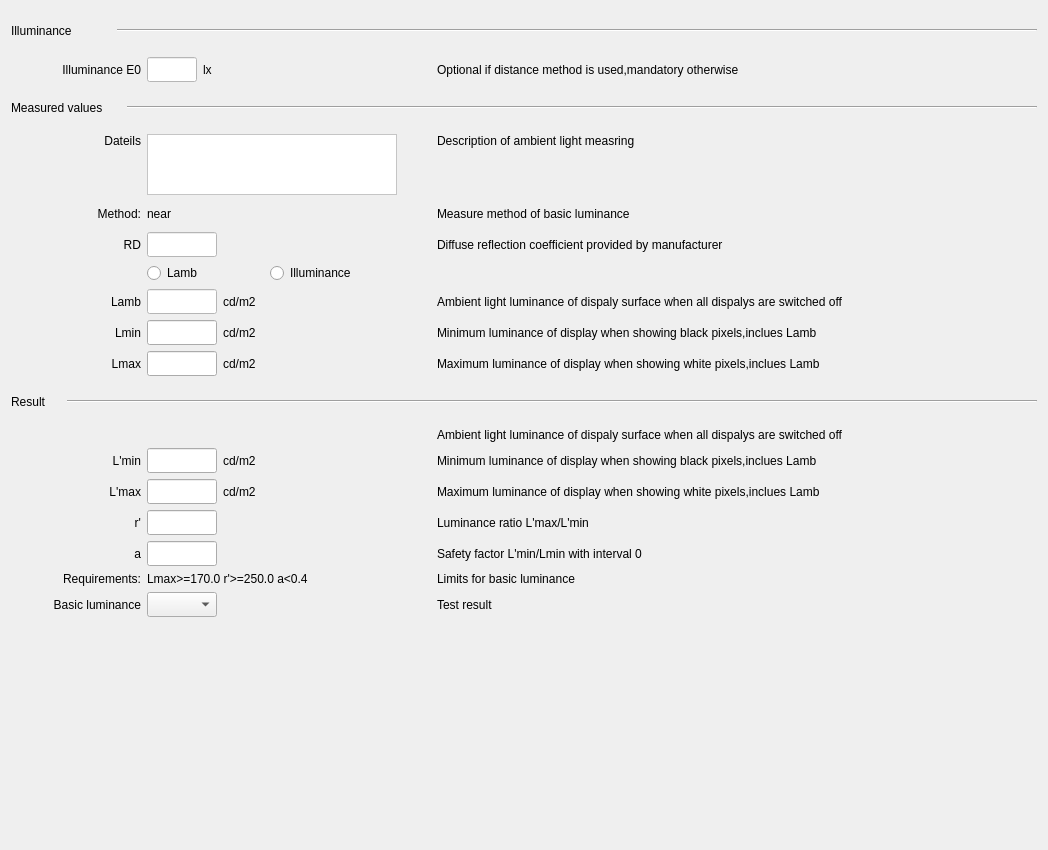
<?xml version="1.0" encoding="UTF-8"?>
<ui version="4.0">
 <class>BasicLuminance_Baseline_I</class>
 <widget class="QWidget" name="BasicLuminance_Baseline_I">
  <property name="geometry">
   <rect>
    <x>0</x>
    <y>0</y>
    <width>1048</width>
    <height>850</height>
   </rect>
  </property>
  <property name="windowTitle">
   <string>Form</string>
  </property>
  <layout class="QGridLayout" name="gridLayout">
   <item row="1" column="2">
    <widget class="QLabel" name="label_233">
     <property name="minimumSize">
      <size>
       <width>21</width>
       <height>0</height>
      </size>
     </property>
     <property name="maximumSize">
      <size>
       <width>21</width>
       <height>16777215</height>
      </size>
     </property>
     <property name="text">
      <string>lx</string>
     </property>
     <property name="alignment">
      <set>Qt::AlignLeading|Qt::AlignLeft|Qt::AlignVCenter</set>
     </property>
    </widget>
   </item>
   <item row="1" column="3">
    <spacer name="horizontalSpacer_68">
     <property name="orientation">
      <enum>Qt::Horizontal</enum>
     </property>
     <property name="sizeHint" stdset="0">
      <size>
       <width>101</width>
       <height>20</height>
      </size>
     </property>
    </spacer>
   </item>
   <item row="1" column="1">
    <widget class="QLineEdit" name="llluminanceE0_lineEdit">
     <property name="minimumSize">
      <size>
       <width>0</width>
       <height>25</height>
      </size>
     </property>
     <property name="maximumSize">
      <size>
       <width>50</width>
       <height>25</height>
      </size>
     </property>
     <property name="styleSheet">
      <string notr="true">background-color: rgb(255, 255, 255);</string>
     </property>
    </widget>
   </item>
   <item row="0" column="0" colspan="5">
    <layout class="QHBoxLayout" name="horizontalLayout">
     <item>
      <widget class="QLabel" name="label_231">
       <property name="minimumSize">
        <size>
         <width>81</width>
         <height>40</height>
        </size>
       </property>
       <property name="maximumSize">
        <size>
         <width>100</width>
         <height>40</height>
        </size>
       </property>
       <property name="text">
        <string>Illuminance</string>
       </property>
      </widget>
     </item>
     <item>
      <widget class="Line" name="line_20">
       <property name="orientation">
        <enum>Qt::Horizontal</enum>
       </property>
      </widget>
     </item>
    </layout>
   </item>
   <item row="2" column="0" colspan="5">
    <layout class="QHBoxLayout" name="horizontalLayout_2">
     <item>
      <widget class="QLabel" name="label_235">
       <property name="minimumSize">
        <size>
         <width>110</width>
         <height>40</height>
        </size>
       </property>
       <property name="maximumSize">
        <size>
         <width>110</width>
         <height>40</height>
        </size>
       </property>
       <property name="text">
        <string>Measured values</string>
       </property>
      </widget>
     </item>
     <item>
      <widget class="Line" name="line_21">
       <property name="orientation">
        <enum>Qt::Horizontal</enum>
       </property>
      </widget>
     </item>
    </layout>
   </item>
   <item row="1" column="4">
    <widget class="QLabel" name="label_234">
     <property name="minimumSize">
      <size>
       <width>600</width>
       <height>0</height>
      </size>
     </property>
     <property name="maximumSize">
      <size>
       <width>600</width>
       <height>16777215</height>
      </size>
     </property>
     <property name="text">
      <string>Optional if distance method is used,mandatory otherwise</string>
     </property>
    </widget>
   </item>
   <item row="3" column="0" colspan="5">
    <layout class="QGridLayout" name="gridLayout_9">
     <item row="0" column="4">
      <widget class="QLabel" name="label_237">
       <property name="minimumSize">
        <size>
         <width>600</width>
         <height>61</height>
        </size>
       </property>
       <property name="maximumSize">
        <size>
         <width>600</width>
         <height>61</height>
        </size>
       </property>
       <property name="text">
        <string>Description of ambient light measring</string>
       </property>
       <property name="alignment">
        <set>Qt::AlignLeading|Qt::AlignLeft|Qt::AlignTop</set>
       </property>
      </widget>
     </item>
     <item row="5" column="2">
      <widget class="QLabel" name="label_246">
       <property name="minimumSize">
        <size>
         <width>41</width>
         <height>0</height>
        </size>
       </property>
       <property name="maximumSize">
        <size>
         <width>41</width>
         <height>16777215</height>
        </size>
       </property>
       <property name="text">
        <string>cd/m2</string>
       </property>
      </widget>
     </item>
     <item row="6" column="0">
      <widget class="QLabel" name="label_254">
       <property name="minimumSize">
        <size>
         <width>130</width>
         <height>0</height>
        </size>
       </property>
       <property name="maximumSize">
        <size>
         <width>130</width>
         <height>16777215</height>
        </size>
       </property>
       <property name="text">
        <string>Lmax</string>
       </property>
       <property name="alignment">
        <set>Qt::AlignRight|Qt::AlignTrailing|Qt::AlignVCenter</set>
       </property>
      </widget>
     </item>
     <item row="5" column="3">
      <spacer name="horizontalSpacer_71">
       <property name="orientation">
        <enum>Qt::Horizontal</enum>
       </property>
       <property name="sizeHint" stdset="0">
        <size>
         <width>40</width>
         <height>20</height>
        </size>
       </property>
      </spacer>
     </item>
     <item row="2" column="0">
      <widget class="QLabel" name="label_240">
       <property name="minimumSize">
        <size>
         <width>130</width>
         <height>0</height>
        </size>
       </property>
       <property name="maximumSize">
        <size>
         <width>130</width>
         <height>16777215</height>
        </size>
       </property>
       <property name="text">
        <string>RD</string>
       </property>
       <property name="alignment">
        <set>Qt::AlignRight|Qt::AlignTrailing|Qt::AlignVCenter</set>
       </property>
      </widget>
     </item>
     <item row="6" column="2">
      <widget class="QLabel" name="label_248">
       <property name="minimumSize">
        <size>
         <width>41</width>
         <height>0</height>
        </size>
       </property>
       <property name="maximumSize">
        <size>
         <width>41</width>
         <height>16777215</height>
        </size>
       </property>
       <property name="text">
        <string>cd/m2</string>
       </property>
      </widget>
     </item>
     <item row="4" column="1">
      <widget class="QLineEdit" name="Labm_lineEdit">
       <property name="minimumSize">
        <size>
         <width>70</width>
         <height>25</height>
        </size>
       </property>
       <property name="maximumSize">
        <size>
         <width>70</width>
         <height>25</height>
        </size>
       </property>
       <property name="styleSheet">
        <string notr="true">background-color: rgb(255, 255, 255);</string>
       </property>
      </widget>
     </item>
     <item row="1" column="4">
      <widget class="QLabel" name="label_239">
       <property name="minimumSize">
        <size>
         <width>600</width>
         <height>0</height>
        </size>
       </property>
       <property name="maximumSize">
        <size>
         <width>600</width>
         <height>25</height>
        </size>
       </property>
       <property name="text">
        <string>Measure method of basic luminance</string>
       </property>
      </widget>
     </item>
     <item row="4" column="2">
      <widget class="QLabel" name="label_244">
       <property name="minimumSize">
        <size>
         <width>41</width>
         <height>0</height>
        </size>
       </property>
       <property name="maximumSize">
        <size>
         <width>41</width>
         <height>16777215</height>
        </size>
       </property>
       <property name="text">
        <string>cd/m2</string>
       </property>
      </widget>
     </item>
     <item row="5" column="4">
      <widget class="QLabel" name="label_247">
       <property name="minimumSize">
        <size>
         <width>600</width>
         <height>0</height>
        </size>
       </property>
       <property name="maximumSize">
        <size>
         <width>600</width>
         <height>16777215</height>
        </size>
       </property>
       <property name="text">
        <string>Minimum luminance of display when showing black pixels,inclues Lamb</string>
       </property>
      </widget>
     </item>
     <item row="1" column="1">
      <widget class="QLabel" name="label_400">
       <property name="minimumSize">
        <size>
         <width>0</width>
         <height>25</height>
        </size>
       </property>
       <property name="maximumSize">
        <size>
         <width>16777215</width>
         <height>25</height>
        </size>
       </property>
       <property name="text">
        <string>near</string>
       </property>
      </widget>
     </item>
     <item row="6" column="1">
      <widget class="QLineEdit" name="Lmax_lineEdit">
       <property name="minimumSize">
        <size>
         <width>70</width>
         <height>25</height>
        </size>
       </property>
       <property name="maximumSize">
        <size>
         <width>70</width>
         <height>25</height>
        </size>
       </property>
       <property name="styleSheet">
        <string notr="true"/>
       </property>
       <property name="text">
        <string/>
       </property>
       <property name="readOnly">
        <bool>true</bool>
       </property>
      </widget>
     </item>
     <item row="0" column="1" colspan="3">
      <widget class="QTextEdit" name="Dateils_textEdit">
       <property name="minimumSize">
        <size>
         <width>0</width>
         <height>61</height>
        </size>
       </property>
       <property name="maximumSize">
        <size>
         <width>250</width>
         <height>61</height>
        </size>
       </property>
       <property name="styleSheet">
        <string notr="true">background-color: rgb(255, 255, 255);</string>
       </property>
      </widget>
     </item>
     <item row="6" column="4">
      <widget class="QLabel" name="label_250">
       <property name="minimumSize">
        <size>
         <width>600</width>
         <height>0</height>
        </size>
       </property>
       <property name="maximumSize">
        <size>
         <width>600</width>
         <height>16777215</height>
        </size>
       </property>
       <property name="text">
        <string>Maximum luminance of display when showing white pixels,inclues Lamb</string>
       </property>
      </widget>
     </item>
     <item row="0" column="0">
      <widget class="QLabel" name="label_236">
       <property name="minimumSize">
        <size>
         <width>130</width>
         <height>61</height>
        </size>
       </property>
       <property name="maximumSize">
        <size>
         <width>130</width>
         <height>61</height>
        </size>
       </property>
       <property name="text">
        <string>Dateils</string>
       </property>
       <property name="alignment">
        <set>Qt::AlignRight|Qt::AlignTop|Qt::AlignTrailing</set>
       </property>
      </widget>
     </item>
     <item row="2" column="4">
      <widget class="QLabel" name="label_241">
       <property name="minimumSize">
        <size>
         <width>600</width>
         <height>0</height>
        </size>
       </property>
       <property name="maximumSize">
        <size>
         <width>600</width>
         <height>16777215</height>
        </size>
       </property>
       <property name="text">
        <string>Diffuse reflection coefficient provided by manufacturer</string>
       </property>
      </widget>
     </item>
     <item row="4" column="0">
      <widget class="QLabel" name="label_243">
       <property name="minimumSize">
        <size>
         <width>130</width>
         <height>0</height>
        </size>
       </property>
       <property name="maximumSize">
        <size>
         <width>130</width>
         <height>16777215</height>
        </size>
       </property>
       <property name="text">
        <string>Lamb</string>
       </property>
       <property name="alignment">
        <set>Qt::AlignRight|Qt::AlignTrailing|Qt::AlignVCenter</set>
       </property>
      </widget>
     </item>
     <item row="5" column="1">
      <widget class="QLineEdit" name="Lmin_lineEdit">
       <property name="minimumSize">
        <size>
         <width>70</width>
         <height>25</height>
        </size>
       </property>
       <property name="maximumSize">
        <size>
         <width>70</width>
         <height>25</height>
        </size>
       </property>
       <property name="styleSheet">
        <string notr="true"/>
       </property>
       <property name="text">
        <string/>
       </property>
       <property name="readOnly">
        <bool>true</bool>
       </property>
      </widget>
     </item>
     <item row="1" column="0">
      <widget class="QLabel" name="label_238">
       <property name="minimumSize">
        <size>
         <width>130</width>
         <height>0</height>
        </size>
       </property>
       <property name="maximumSize">
        <size>
         <width>130</width>
         <height>25</height>
        </size>
       </property>
       <property name="text">
        <string>Method:</string>
       </property>
       <property name="alignment">
        <set>Qt::AlignRight|Qt::AlignTrailing|Qt::AlignVCenter</set>
       </property>
      </widget>
     </item>
     <item row="4" column="4">
      <widget class="QLabel" name="label_242">
       <property name="minimumSize">
        <size>
         <width>600</width>
         <height>0</height>
        </size>
       </property>
       <property name="maximumSize">
        <size>
         <width>600</width>
         <height>16777215</height>
        </size>
       </property>
       <property name="text">
        <string>Ambient light luminance of dispaly surface when all dispalys are switched off</string>
       </property>
      </widget>
     </item>
     <item row="2" column="1">
      <widget class="QLineEdit" name="RD_lineEdit">
       <property name="minimumSize">
        <size>
         <width>70</width>
         <height>25</height>
        </size>
       </property>
       <property name="maximumSize">
        <size>
         <width>70</width>
         <height>25</height>
        </size>
       </property>
       <property name="styleSheet">
        <string notr="true">background-color: rgb(255, 255, 255);</string>
       </property>
      </widget>
     </item>
     <item row="5" column="0">
      <widget class="QLabel" name="label_252">
       <property name="minimumSize">
        <size>
         <width>130</width>
         <height>0</height>
        </size>
       </property>
       <property name="maximumSize">
        <size>
         <width>130</width>
         <height>16777215</height>
        </size>
       </property>
       <property name="text">
        <string>Lmin</string>
       </property>
       <property name="alignment">
        <set>Qt::AlignRight|Qt::AlignTrailing|Qt::AlignVCenter</set>
       </property>
      </widget>
     </item>
     <item row="3" column="1">
      <widget class="QRadioButton" name="radioLamb">
       <property name="text">
        <string>Lamb</string>
       </property>
      </widget>
     </item>
     <item row="3" column="3">
      <widget class="QRadioButton" name="radioIllminance">
       <property name="text">
        <string>Illuminance</string>
       </property>
      </widget>
     </item>
    </layout>
   </item>
   <item row="4" column="0" colspan="5">
    <layout class="QHBoxLayout" name="horizontalLayout_107">
     <item>
      <widget class="QLabel" name="label_257">
       <property name="minimumSize">
        <size>
         <width>50</width>
         <height>40</height>
        </size>
       </property>
       <property name="maximumSize">
        <size>
         <width>50</width>
         <height>40</height>
        </size>
       </property>
       <property name="text">
        <string>Result</string>
       </property>
      </widget>
     </item>
     <item>
      <widget class="Line" name="line_22">
       <property name="orientation">
        <enum>Qt::Horizontal</enum>
       </property>
      </widget>
     </item>
    </layout>
   </item>
   <item row="1" column="0">
    <widget class="QLabel" name="label_232">
     <property name="minimumSize">
      <size>
       <width>130</width>
       <height>0</height>
      </size>
     </property>
     <property name="maximumSize">
      <size>
       <width>130</width>
       <height>16777215</height>
      </size>
     </property>
     <property name="text">
      <string>Illuminance E0</string>
     </property>
     <property name="alignment">
      <set>Qt::AlignRight|Qt::AlignTrailing|Qt::AlignVCenter</set>
     </property>
    </widget>
   </item>
   <item row="5" column="0" colspan="5">
    <layout class="QGridLayout" name="gridLayout_10">
     <item row="3" column="0">
      <widget class="QLabel" name="label_389">
       <property name="minimumSize">
        <size>
         <width>130</width>
         <height>0</height>
        </size>
       </property>
       <property name="maximumSize">
        <size>
         <width>130</width>
         <height>16777215</height>
        </size>
       </property>
       <property name="text">
        <string>r'</string>
       </property>
       <property name="alignment">
        <set>Qt::AlignRight|Qt::AlignTrailing|Qt::AlignVCenter</set>
       </property>
      </widget>
     </item>
     <item row="4" column="0">
      <widget class="QLabel" name="label_390">
       <property name="minimumSize">
        <size>
         <width>130</width>
         <height>0</height>
        </size>
       </property>
       <property name="maximumSize">
        <size>
         <width>130</width>
         <height>16777215</height>
        </size>
       </property>
       <property name="text">
        <string>a</string>
       </property>
       <property name="alignment">
        <set>Qt::AlignRight|Qt::AlignTrailing|Qt::AlignVCenter</set>
       </property>
      </widget>
     </item>
     <item row="5" column="1" colspan="3">
      <widget class="QLabel" name="labelRequirements">
       <property name="text">
        <string>Lmax&gt;=170.0 r'&gt;=250.0 a&lt;0.4</string>
       </property>
      </widget>
     </item>
     <item row="1" column="0">
      <widget class="QLabel" name="label_267">
       <property name="minimumSize">
        <size>
         <width>130</width>
         <height>0</height>
        </size>
       </property>
       <property name="maximumSize">
        <size>
         <width>130</width>
         <height>16777215</height>
        </size>
       </property>
       <property name="text">
        <string>L'min</string>
       </property>
       <property name="alignment">
        <set>Qt::AlignRight|Qt::AlignTrailing|Qt::AlignVCenter</set>
       </property>
      </widget>
     </item>
     <item row="6" column="1">
      <widget class="QComboBox" name="BasicLum_comboBox">
       <property name="minimumSize">
        <size>
         <width>70</width>
         <height>25</height>
        </size>
       </property>
       <property name="maximumSize">
        <size>
         <width>70</width>
         <height>25</height>
        </size>
       </property>
      </widget>
     </item>
     <item row="5" column="4">
      <widget class="QLabel" name="label_395">
       <property name="text">
        <string>Limits for basic luminance</string>
       </property>
      </widget>
     </item>
     <item row="6" column="4">
      <widget class="QLabel" name="label_399">
       <property name="text">
        <string>Test result</string>
       </property>
      </widget>
     </item>
     <item row="1" column="1">
      <widget class="QLineEdit" name="L_min_lineEdit">
       <property name="minimumSize">
        <size>
         <width>70</width>
         <height>25</height>
        </size>
       </property>
       <property name="maximumSize">
        <size>
         <width>70</width>
         <height>25</height>
        </size>
       </property>
       <property name="styleSheet">
        <string notr="true"/>
       </property>
       <property name="text">
        <string/>
       </property>
       <property name="readOnly">
        <bool>true</bool>
       </property>
      </widget>
     </item>
     <item row="4" column="4">
      <widget class="QLabel" name="label_391">
       <property name="text">
        <string>Safety factor L'min/Lmin with interval 0&lt;a&lt;1</string>
       </property>
      </widget>
     </item>
     <item row="0" column="4">
      <widget class="QLabel" name="label_266">
       <property name="minimumSize">
        <size>
         <width>600</width>
         <height>0</height>
        </size>
       </property>
       <property name="maximumSize">
        <size>
         <width>600</width>
         <height>16777215</height>
        </size>
       </property>
       <property name="text">
        <string>Ambient light luminance of dispaly surface when all dispalys are switched off</string>
       </property>
      </widget>
     </item>
     <item row="2" column="4">
      <widget class="QLabel" name="label_259">
       <property name="text">
        <string>Maximum luminance of display when showing white pixels,inclues Lamb</string>
       </property>
      </widget>
     </item>
     <item row="4" column="1">
      <widget class="QLineEdit" name="SafetyFactor_lineEdit">
       <property name="minimumSize">
        <size>
         <width>70</width>
         <height>25</height>
        </size>
       </property>
       <property name="maximumSize">
        <size>
         <width>70</width>
         <height>25</height>
        </size>
       </property>
       <property name="styleSheet">
        <string notr="true"/>
       </property>
       <property name="text">
        <string/>
       </property>
       <property name="readOnly">
        <bool>true</bool>
       </property>
      </widget>
     </item>
     <item row="6" column="0">
      <widget class="QLabel" name="label_398">
       <property name="minimumSize">
        <size>
         <width>130</width>
         <height>0</height>
        </size>
       </property>
       <property name="maximumSize">
        <size>
         <width>130</width>
         <height>16777215</height>
        </size>
       </property>
       <property name="text">
        <string>Basic luminance</string>
       </property>
       <property name="alignment">
        <set>Qt::AlignRight|Qt::AlignTrailing|Qt::AlignVCenter</set>
       </property>
      </widget>
     </item>
     <item row="1" column="4">
      <widget class="QLabel" name="label_260">
       <property name="text">
        <string>Minimum luminance of display when showing black pixels,inclues Lamb</string>
       </property>
      </widget>
     </item>
     <item row="2" column="1">
      <widget class="QLineEdit" name="L_max_lineEdit">
       <property name="minimumSize">
        <size>
         <width>70</width>
         <height>25</height>
        </size>
       </property>
       <property name="maximumSize">
        <size>
         <width>70</width>
         <height>25</height>
        </size>
       </property>
       <property name="styleSheet">
        <string notr="true"/>
       </property>
       <property name="text">
        <string/>
       </property>
       <property name="readOnly">
        <bool>true</bool>
       </property>
      </widget>
     </item>
     <item row="2" column="2">
      <widget class="QLabel" name="label_265">
       <property name="minimumSize">
        <size>
         <width>41</width>
         <height>0</height>
        </size>
       </property>
       <property name="maximumSize">
        <size>
         <width>41</width>
         <height>16777215</height>
        </size>
       </property>
       <property name="text">
        <string>cd/m2</string>
       </property>
      </widget>
     </item>
     <item row="2" column="0">
      <widget class="QLabel" name="label_264">
       <property name="minimumSize">
        <size>
         <width>130</width>
         <height>0</height>
        </size>
       </property>
       <property name="maximumSize">
        <size>
         <width>130</width>
         <height>16777215</height>
        </size>
       </property>
       <property name="text">
        <string>L'max</string>
       </property>
       <property name="alignment">
        <set>Qt::AlignRight|Qt::AlignTrailing|Qt::AlignVCenter</set>
       </property>
      </widget>
     </item>
     <item row="1" column="2">
      <widget class="QLabel" name="label_270">
       <property name="minimumSize">
        <size>
         <width>41</width>
         <height>0</height>
        </size>
       </property>
       <property name="maximumSize">
        <size>
         <width>41</width>
         <height>16777215</height>
        </size>
       </property>
       <property name="text">
        <string>cd/m2</string>
       </property>
      </widget>
     </item>
     <item row="3" column="4">
      <widget class="QLabel" name="label_392">
       <property name="text">
        <string>Luminance ratio L'max/L'min</string>
       </property>
      </widget>
     </item>
     <item row="5" column="0">
      <widget class="QLabel" name="label_393">
       <property name="minimumSize">
        <size>
         <width>130</width>
         <height>0</height>
        </size>
       </property>
       <property name="maximumSize">
        <size>
         <width>130</width>
         <height>16777215</height>
        </size>
       </property>
       <property name="text">
        <string>Requirements:</string>
       </property>
       <property name="alignment">
        <set>Qt::AlignRight|Qt::AlignTrailing|Qt::AlignVCenter</set>
       </property>
      </widget>
     </item>
     <item row="3" column="1">
      <widget class="QLineEdit" name="LumRatio_lineEdit">
       <property name="minimumSize">
        <size>
         <width>70</width>
         <height>25</height>
        </size>
       </property>
       <property name="maximumSize">
        <size>
         <width>70</width>
         <height>25</height>
        </size>
       </property>
       <property name="styleSheet">
        <string notr="true"/>
       </property>
       <property name="text">
        <string/>
       </property>
       <property name="readOnly">
        <bool>true</bool>
       </property>
      </widget>
     </item>
    </layout>
   </item>
   <item row="6" column="0">
    <spacer name="verticalSpacer">
     <property name="orientation">
      <enum>Qt::Vertical</enum>
     </property>
     <property name="sizeHint" stdset="0">
      <size>
       <width>20</width>
       <height>40</height>
      </size>
     </property>
    </spacer>
   </item>
  </layout>
 </widget>
 <resources/>
 <connections/>
</ui>
